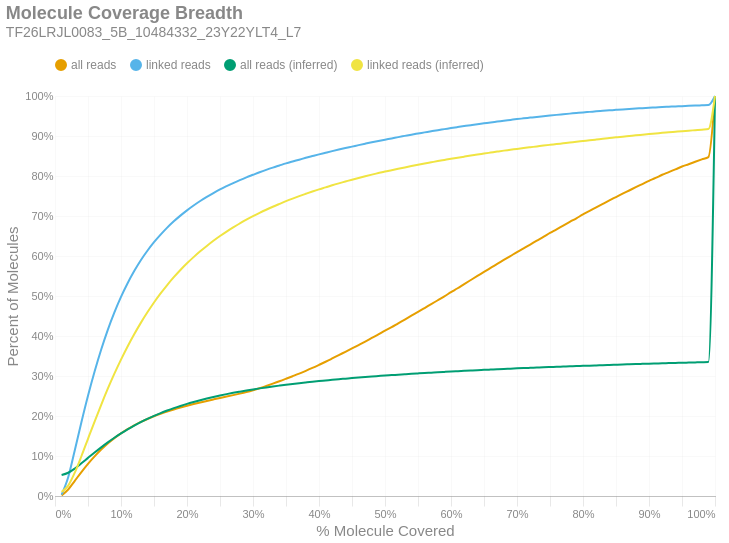

Notebook cell for this chart:
### Markdown cell above
### Molecule Read Coverage
This chart shows molecule coverage breadth as computed by the number of bases aligned to that molecule. In other words, "*how much of each unique long molecule is actually sequenced/aligned?*" Keep in mind there is a distinction between sequences and alignments, since some sequences belonging to a particular molecule may not align well and wouldn't appear in the alignment data. This chart also shows molecule coverage breadth as computed by the *inferred fragment* from which the aligned sequences originate. Unlike read coverage, this calculation takes into account the total insert size, including unsequenced gaps between the forward and reverse reads. Like the previous figures, these are cumulative percents.

### Code cell
if SKIPLR:
    print_html(f"Skipped")
else:
    binned_df = consolidated_hist(valids['coverage_bp'], mask, 0.01, True)
    binned_df_inf = consolidated_hist(valids['coverage_inserts'], mask, 0.01, True)
    binned_df = binned_df.with_columns(pl.lit(binned_df_inf['all reads (cumsum)']).alias('all reads (inferred)'))
    binned_df = binned_df.with_columns(pl.lit(binned_df_inf['linked reads (cumsum)']).alias('linked reads (inferred)'))
    binned_df = binned_df.with_columns(
        (pl.col('bin').cast(pl.Float64) + 0.01).alias('right_edge')
    )

    with SafeRender(binned_df):
        (
            density_plot(binned_df, 'Molecule Coverage Breadth', samplename, 'molcov', ['all reads (inferred)','linked reads (inferred)'])
            .encode(
                #x=alt.X('bin:Q', title="% Molecule Covered").axis(format = '%').scale(padding=0),
                x=alt.X('right_edge:Q', title="% Molecule Covered").axis(format='%').scale(padding=0),
                y=alt.Y('value:Q', title='Percent of Molecules')
                    .axis(format='%')
                    .stack(False)
                    .scale(domainMin=0, padding=0),
                color=alt.Color("key:N").scale(domain = ["all reads", "linked reads", "all reads (inferred)", "linked reads (inferred)"]),
                tooltip = [
                    alt.Tooltip("key:N", title = "Data Type"),
                    alt.Tooltip("range_label:N", title="% Molecule Covered"),
                    alt.Tooltip("value:Q", format = ".2%", title="% Molecules")
                ]
            )
        ).display()

### Figure 1 — Vega-Lite specification as saved in the notebook (floating-point values rounded to 4 significant figures)
{"width": "container", "height": 400, "config": {"title": {"anchor": "start", "dy": -15, "fontSize": 18, "color": "#888888", "subtitleColor": "#888888", "subtitleFontSize": 14}, "arc": {"fill": "#0072B2"}, "axis": {"domainColor": "#888888", "domainWidth": 0.5, "gridWidth": 0.2, "grid": false, "titleFontWeight": 400, "titleFontSize": 15, "labelFontSize": 11, "labelColor": "#888888", "tickColor": "#888888", "tickWidth": 0.2, "titleColor": "#888888"}, "axisBand": {"grid": false}, "axisX": {"grid": true, "tickSize": 10, "domainCap": "round"}, "axisY": {"domain": false, "grid": true, "tickSize": 0, "domainCap": "round"}, "background": "transparent", "header": {"labelFontSize": 15, "labelColor": "#888888", "titleFontSize": 15, "titleFontWeight": 600, "titleColor": "#888888"}, "legend": {"labelFont": "sans-serif", "labelFontSize": 12, "labelColor": "#888888", "symbolSize": 100, "symbolType": "circle", "titleFontSize": 12, "titlePadding": 10, "titleColor": "#888888", "title": null, "orient": "top"}, "range": {"category": ["#E69F00", "#56B4E9", "#009E73", "#F0E442", "#0072B2", "#D55E00", "#CC79A7", "#000000"], "diverging": ["#cfe8f3", "#a2d4ec", "#73bfe2", "#46abdb", "#1696d2", "#12719e"]}, "area": {"fill": "#0072B2", "fillOpacity": 0.7, "line": true, "strokeOpacity": 0.7}, "line": {"color": "#0072B2", "stroke": "#0072B2", "strokeWidth": 2}, "trail": {"color": "#0072B2", "stroke": "#0072B2", "strokeWidth": 0, "size": 1}, "point": {"filled": true, "fillOpacity": 1.0, "size": 95}, "text": {"color": "#888888", "fontSize": 11, "align": "right", "fontWeight": 400, "size": 11}, "bar": {"fill": "#0072B2", "stroke": null}, "view": {"stroke": null, "continuousWidth": 660, "continuousHeight": 400}}, "data": {"name": "data-47ba41f7c70cb7746cecfc96e01bc1dc"}, "mark": {"type": "line", "interpolate": "monotone", "point": {"opacity": 0, "size": 275}}, "encoding": {"color": {"field": "key", "scale": {"domain": ["all reads", "linked reads", "all reads (inferred)", "linked reads (inferred)"]}, "type": "nominal"}, "tooltip": [{"field": "key", "title": "Data Type", "type": "nominal"}, {"field": "range_label", "title": "% Molecule Covered", "type": "nominal"}, {"field": "value", "format": ".2%", "title": "% Molecules", "type": "quantitative"}], "x": {"axis": {"format": "%"}, "field": "right_edge", "scale": {"padding": 0}, "title": "% Molecule Covered", "type": "quantitative"}, "y": {"axis": {"format": "%"}, "field": "value", "scale": {"domainMin": 0, "padding": 0}, "stack": false, "title": "Percent of Molecules", "type": "quantitative"}}, "params": [{"name": "param_c36ac31b6afebe62", "select": {"type": "point", "fields": ["key"]}, "bind": "legend"}], "title": {"text": "Molecule Coverage Breadth", "subtitle": "TF26LRJL0083_5B_10484332_23Y22YLT4_L7"}, "transform": [{"fold": ["all reads (cumsum)", "linked reads (cumsum)", "all reads (inferred)", "linked reads (inferred)"]}, {"calculate": "replace(datum.key, ' (cumsum)', '')", "as": "key"}, {"filter": {"param": "param_c36ac31b6afebe62"}}], "usermeta": {"embedOptions": {"downloadFileName": "TF26LRJL0083_5B_10484332_23Y22YLT4_L7.molcov"}}, "$schema": "https://vega.github.io/schema/vega-lite/v6.4.1.json", "datasets": {"data-47ba41f7c70cb7746cecfc96e01bc1dc": [{"bin": "0.0", "interval": "0.0-0.01", "all reads": 0.001545, "linked reads": 0.003439, "all reads (cumsum)": 0.001545, "linked reads (cumsum)": 0.003439, "range_label": "0.0-0.01", "all reads (inferred)": 0.05251, "linked reads (inferred)": 0.01046, "right_edge": 0.01}, {"bin": "0.01", "interval": "0.01-0.02", "all reads": 0.01476, "linked reads": 0.04364, "all reads (cumsum)": 0.0163, "linked reads (cumsum)": 0.04708, "range_label": "0.01-0.02", "all reads (inferred)": 0.05816, "linked reads (inferred)": 0.02594, "right_edge": 0.02}, {"bin": "0.02", "interval": "0.02-0.03", "all reads": 0.0216, "linked reads": 0.06725, "all reads (cumsum)": 0.0379, "linked reads (cumsum)": 0.1143, "range_label": "0.02-0.03", "all reads (inferred)": 0.06874, "linked reads (inferred)": 0.05845, "right_edge": 0.03}, {"bin": "0.03", "interval": "0.03-0.04", "all reads": 0.02198, "linked reads": 0.07015, "all reads (cumsum)": 0.05987, "linked reads (cumsum)": 0.1845, "range_label": "0.03-0.04", "all reads (inferred)": 0.08171, "linked reads (inferred)": 0.0994, "right_edge": 0.04}, {"bin": "0.04", "interval": "0.04-0.05", "all reads": 0.02055, "linked reads": 0.06611, "all reads (cumsum)": 0.08042, "linked reads (cumsum)": 0.2506, "range_label": "0.04-0.05", "all reads (inferred)": 0.09533, "linked reads (inferred)": 0.143, "right_edge": 0.05}, {"bin": "0.05", "interval": "0.05-0.06", "all reads": 0.01867, "linked reads": 0.06049, "all reads (cumsum)": 0.0991, "linked reads (cumsum)": 0.3111, "range_label": "0.05-0.06", "all reads (inferred)": 0.1087, "linked reads (inferred)": 0.1862, "right_edge": 0.06}, {"bin": "0.06", "interval": "0.06-0.07", "all reads": 0.01701, "linked reads": 0.05511, "all reads (cumsum)": 0.1161, "linked reads (cumsum)": 0.3662, "range_label": "0.06-0.07", "all reads (inferred)": 0.1217, "linked reads (inferred)": 0.2281, "right_edge": 0.07}, {"bin": "0.07", "interval": "0.07-0.08", "all reads": 0.01515, "linked reads": 0.04918, "all reads (cumsum)": 0.1313, "linked reads (cumsum)": 0.4154, "range_label": "0.07-0.08", "all reads (inferred)": 0.134, "linked reads (inferred)": 0.2682, "right_edge": 0.08}, {"bin": "0.08", "interval": "0.08-0.09", "all reads": 0.01342, "linked reads": 0.04359, "all reads (cumsum)": 0.1447, "linked reads (cumsum)": 0.459, "range_label": "0.08-0.09", "all reads (inferred)": 0.1456, "linked reads (inferred)": 0.3058, "right_edge": 0.09}, {"bin": "0.09", "interval": "0.09-0.1", "all reads": 0.01197, "linked reads": 0.03877, "all reads (cumsum)": 0.1566, "linked reads (cumsum)": 0.4977, "range_label": "0.09-0.1", "all reads (inferred)": 0.1564, "linked reads (inferred)": 0.3409, "right_edge": 0.1}, {"bin": "0.1", "interval": "0.1-0.11", "all reads": 0.01056, "linked reads": 0.03411, "all reads (cumsum)": 0.1672, "linked reads (cumsum)": 0.5318, "range_label": "0.1-0.11", "all reads (inferred)": 0.1665, "linked reads (inferred)": 0.3739, "right_edge": 0.11}, {"bin": "0.11", "interval": "0.11-0.12", "all reads": 0.009467, "linked reads": 0.03044, "all reads (cumsum)": 0.1767, "linked reads (cumsum)": 0.5623, "range_label": "0.11-0.12", "all reads (inferred)": 0.1759, "linked reads (inferred)": 0.4044, "right_edge": 0.12}, {"bin": "0.12", "interval": "0.12-0.13", "all reads": 0.008483, "linked reads": 0.02718, "all reads (cumsum)": 0.1851, "linked reads (cumsum)": 0.5895, "range_label": "0.12-0.13", "all reads (inferred)": 0.1846, "linked reads (inferred)": 0.4328, "right_edge": 0.13}, {"bin": "0.13", "interval": "0.13-0.14", "all reads": 0.007429, "linked reads": 0.02362, "all reads (cumsum)": 0.1926, "linked reads (cumsum)": 0.6131, "range_label": "0.13-0.14", "all reads (inferred)": 0.1927, "linked reads (inferred)": 0.4593, "right_edge": 0.14}, {"bin": "0.14", "interval": "0.14-0.15", "all reads": 0.006816, "linked reads": 0.02148, "all reads (cumsum)": 0.1994, "linked reads (cumsum)": 0.6346, "range_label": "0.14-0.15", "all reads (inferred)": 0.2002, "linked reads (inferred)": 0.4838, "right_edge": 0.15}, {"bin": "0.15", "interval": "0.15-0.16", "all reads": 0.006083, "linked reads": 0.01889, "all reads (cumsum)": 0.2055, "linked reads (cumsum)": 0.6535, "range_label": "0.15-0.16", "all reads (inferred)": 0.2072, "linked reads (inferred)": 0.5065, "right_edge": 0.16}, {"bin": "0.16", "interval": "0.16-0.17", "all reads": 0.005651, "linked reads": 0.01748, "all reads (cumsum)": 0.2111, "linked reads (cumsum)": 0.6709, "range_label": "0.16-0.17", "all reads (inferred)": 0.2136, "linked reads (inferred)": 0.5274, "right_edge": 0.17}, {"bin": "0.17", "interval": "0.17-0.18", "all reads": 0.005182, "linked reads": 0.01573, "all reads (cumsum)": 0.2163, "linked reads (cumsum)": 0.6867, "range_label": "0.17-0.18", "all reads (inferred)": 0.2196, "linked reads (inferred)": 0.547, "right_edge": 0.18}, {"bin": "0.18", "interval": "0.18-0.19", "all reads": 0.004755, "linked reads": 0.01425, "all reads (cumsum)": 0.2211, "linked reads (cumsum)": 0.7009, "range_label": "0.18-0.19", "all reads (inferred)": 0.2251, "linked reads (inferred)": 0.5651, "right_edge": 0.19}, {"bin": "0.19", "interval": "0.19-0.2", "all reads": 0.004493, "linked reads": 0.01319, "all reads (cumsum)": 0.2256, "linked reads (cumsum)": 0.7141, "range_label": "0.19-0.2", "all reads (inferred)": 0.2303, "linked reads (inferred)": 0.5819, "right_edge": 0.2}, {"bin": "0.2", "interval": "0.2-0.21", "all reads": 0.004257, "linked reads": 0.01213, "all reads (cumsum)": 0.2298, "linked reads (cumsum)": 0.7262, "range_label": "0.2-0.21", "all reads (inferred)": 0.235, "linked reads (inferred)": 0.5972, "right_edge": 0.21}, {"bin": "0.21", "interval": "0.21-0.22", "all reads": 0.004036, "linked reads": 0.01128, "all reads (cumsum)": 0.2339, "linked reads (cumsum)": 0.7375, "range_label": "0.21-0.22", "all reads (inferred)": 0.2394, "linked reads (inferred)": 0.6117, "right_edge": 0.22}, {"bin": "0.22", "interval": "0.22-0.23", "all reads": 0.003832, "linked reads": 0.01029, "all reads (cumsum)": 0.2377, "linked reads (cumsum)": 0.7478, "range_label": "0.22-0.23", "all reads (inferred)": 0.2436, "linked reads (inferred)": 0.6251, "right_edge": 0.23}, {"bin": "0.23", "interval": "0.23-0.24", "all reads": 0.003761, "linked reads": 0.009616, "all reads (cumsum)": 0.2414, "linked reads (cumsum)": 0.7574, "range_label": "0.23-0.24", "all reads (inferred)": 0.2476, "linked reads (inferred)": 0.6381, "right_edge": 0.24}, {"bin": "0.24", "interval": "0.24-0.25", "all reads": 0.003661, "linked reads": 0.009066, "all reads (cumsum)": 0.2451, "linked reads (cumsum)": 0.7665, "range_label": "0.24-0.25", "all reads (inferred)": 0.2512, "linked reads (inferred)": 0.6499, "right_edge": 0.25}, {"bin": "0.25", "interval": "0.25-0.26", "all reads": 0.003443, "linked reads": 0.008065, "all reads (cumsum)": 0.2485, "linked reads (cumsum)": 0.7745, "range_label": "0.25-0.26", "all reads (inferred)": 0.2547, "linked reads (inferred)": 0.6611, "right_edge": 0.26}, {"bin": "0.26", "interval": "0.26-0.27", "all reads": 0.003623, "linked reads": 0.007836, "all reads (cumsum)": 0.2522, "linked reads (cumsum)": 0.7824, "range_label": "0.26-0.27", "all reads (inferred)": 0.2579, "linked reads (inferred)": 0.6716, "right_edge": 0.27}, {"bin": "0.27", "interval": "0.27-0.28", "all reads": 0.003819, "linked reads": 0.007387, "all reads (cumsum)": 0.256, "linked reads (cumsum)": 0.7898, "range_label": "0.27-0.28", "all reads (inferred)": 0.2609, "linked reads (inferred)": 0.6813, "right_edge": 0.28}, {"bin": "0.28", "interval": "0.28-0.29", "all reads": 0.00405, "linked reads": 0.006884, "all reads (cumsum)": 0.26, "linked reads (cumsum)": 0.7967, "range_label": "0.28-0.29", "all reads (inferred)": 0.2638, "linked reads (inferred)": 0.6907, "right_edge": 0.29}, {"bin": "0.29", "interval": "0.29-0.3", "all reads": 0.004493, "linked reads": 0.006422, "all reads (cumsum)": 0.2645, "linked reads (cumsum)": 0.8031, "range_label": "0.29-0.3", "all reads (inferred)": 0.2665, "linked reads (inferred)": 0.6994, "right_edge": 0.3}, {"bin": "0.3", "interval": "0.3-0.31", "all reads": 0.005007, "linked reads": 0.006357, "all reads (cumsum)": 0.2695, "linked reads (cumsum)": 0.8094, "range_label": "0.3-0.31", "all reads (inferred)": 0.2691, "linked reads (inferred)": 0.7078, "right_edge": 0.31}, {"bin": "0.31", "interval": "0.31-0.32", "all reads": 0.005516, "linked reads": 0.005948, "all reads (cumsum)": 0.2751, "linked reads (cumsum)": 0.8154, "range_label": "0.31-0.32", "all reads (inferred)": 0.2715, "linked reads (inferred)": 0.7157, "right_edge": 0.32}, {"bin": "0.32", "interval": "0.32-0.33", "all reads": 0.005748, "linked reads": 0.005615, "all reads (cumsum)": 0.2808, "linked reads (cumsum)": 0.821, "range_label": "0.32-0.33", "all reads (inferred)": 0.2738, "linked reads (inferred)": 0.7231, "right_edge": 0.33}, {"bin": "0.33", "interval": "0.33-0.34", "all reads": 0.005947, "linked reads": 0.005286, "all reads (cumsum)": 0.2868, "linked reads (cumsum)": 0.8263, "range_label": "0.33-0.34", "all reads (inferred)": 0.276, "linked reads (inferred)": 0.7302, "right_edge": 0.34}, {"bin": "0.34", "interval": "0.34-0.35", "all reads": 0.006287, "linked reads": 0.005236, "all reads (cumsum)": 0.293, "linked reads (cumsum)": 0.8315, "range_label": "0.34-0.35", "all reads (inferred)": 0.2781, "linked reads (inferred)": 0.737, "right_edge": 0.35}, {"bin": "0.35", "interval": "0.35-0.36", "all reads": 0.006441, "linked reads": 0.004708, "all reads (cumsum)": 0.2995, "linked reads (cumsum)": 0.8362, "range_label": "0.35-0.36", "all reads (inferred)": 0.2801, "linked reads (inferred)": 0.7435, "right_edge": 0.36}, {"bin": "0.36", "interval": "0.36-0.37", "all reads": 0.006538, "linked reads": 0.004528, "all reads (cumsum)": 0.306, "linked reads (cumsum)": 0.8408, "range_label": "0.36-0.37", "all reads (inferred)": 0.282, "linked reads (inferred)": 0.7496, "right_edge": 0.37}, {"bin": "0.37", "interval": "0.37-0.38", "all reads": 0.006901, "linked reads": 0.004671, "all reads (cumsum)": 0.3129, "linked reads (cumsum)": 0.8454, "range_label": "0.37-0.38", "all reads (inferred)": 0.2838, "linked reads (inferred)": 0.7555, "right_edge": 0.38}, {"bin": "0.38", "interval": "0.38-0.39", "all reads": 0.007208, "linked reads": 0.00435, "all reads (cumsum)": 0.3201, "linked reads (cumsum)": 0.8498, "range_label": "0.38-0.39", "all reads (inferred)": 0.2856, "linked reads (inferred)": 0.7612, "right_edge": 0.39}, {"bin": "0.39", "interval": "0.39-0.4", "all reads": 0.007636, "linked reads": 0.004286, "all reads (cumsum)": 0.3278, "linked reads (cumsum)": 0.8541, "range_label": "0.39-0.4", "all reads (inferred)": 0.2873, "linked reads (inferred)": 0.7667, "right_edge": 0.4}, {"bin": "0.4", "interval": "0.4-0.41", "all reads": 0.007829, "linked reads": 0.004048, "all reads (cumsum)": 0.3356, "linked reads (cumsum)": 0.8581, "range_label": "0.4-0.41", "all reads (inferred)": 0.2889, "linked reads (inferred)": 0.7716, "right_edge": 0.41}, {"bin": "0.41", "interval": "0.41-0.42", "all reads": 0.008245, "linked reads": 0.004014, "all reads (cumsum)": 0.3438, "linked reads (cumsum)": 0.8621, "range_label": "0.41-0.42", "all reads (inferred)": 0.2905, "linked reads (inferred)": 0.7768, "right_edge": 0.42}, {"bin": "0.42", "interval": "0.42-0.43", "all reads": 0.008384, "linked reads": 0.00391, "all reads (cumsum)": 0.3522, "linked reads (cumsum)": 0.866, "range_label": "0.42-0.43", "all reads (inferred)": 0.292, "linked reads (inferred)": 0.7816, "right_edge": 0.43}, {"bin": "0.43", "interval": "0.43-0.44", "all reads": 0.008282, "linked reads": 0.003805, "all reads (cumsum)": 0.3605, "linked reads (cumsum)": 0.8698, "range_label": "0.43-0.44", "all reads (inferred)": 0.2934, "linked reads (inferred)": 0.7862, "right_edge": 0.44}, {"bin": "0.44", "interval": "0.44-0.45", "all reads": 0.008404, "linked reads": 0.003629, "all reads (cumsum)": 0.3689, "linked reads (cumsum)": 0.8735, "range_label": "0.44-0.45", "all reads (inferred)": 0.2948, "linked reads (inferred)": 0.7908, "right_edge": 0.45}, {"bin": "0.45", "interval": "0.45-0.46", "all reads": 0.008557, "linked reads": 0.003706, "all reads (cumsum)": 0.3775, "linked reads (cumsum)": 0.8772, "range_label": "0.45-0.46", "all reads (inferred)": 0.2962, "linked reads (inferred)": 0.7952, "right_edge": 0.46}, {"bin": "0.46", "interval": "0.46-0.47", "all reads": 0.008656, "linked reads": 0.003587, "all reads (cumsum)": 0.3861, "linked reads (cumsum)": 0.8808, "range_label": "0.46-0.47", "all reads (inferred)": 0.2975, "linked reads (inferred)": 0.7995, "right_edge": 0.47}, {"bin": "0.47", "interval": "0.47-0.48", "all reads": 0.008986, "linked reads": 0.003518, "all reads (cumsum)": 0.3951, "linked reads (cumsum)": 0.8843, "range_label": "0.47-0.48", "all reads (inferred)": 0.2988, "linked reads (inferred)": 0.8035, "right_edge": 0.48}, {"bin": "0.48", "interval": "0.48-0.49", "all reads": 0.008811, "linked reads": 0.003362, "all reads (cumsum)": 0.4039, "linked reads (cumsum)": 0.8876, "range_label": "0.48-0.49", "all reads (inferred)": 0.3, "linked reads (inferred)": 0.8073, "right_edge": 0.49}, {"bin": "0.49", "interval": "0.49-0.5", "all reads": 0.009748, "linked reads": 0.003237, "all reads (cumsum)": 0.4137, "linked reads (cumsum)": 0.8909, "range_label": "0.49-0.5", "all reads (inferred)": 0.3012, "linked reads (inferred)": 0.8111, "right_edge": 0.5}, {"bin": "0.5", "interval": "0.5-0.51", "all reads": 0.008466, "linked reads": 0.003086, "all reads (cumsum)": 0.4221, "linked reads (cumsum)": 0.894, "range_label": "0.5-0.51", "all reads (inferred)": 0.3022, "linked reads (inferred)": 0.8146, "right_edge": 0.51}, {"bin": "0.51", "interval": "0.51-0.52", "all reads": 0.009668, "linked reads": 0.003262, "all reads (cumsum)": 0.4318, "linked reads (cumsum)": 0.8972, "range_label": "0.51-0.52", "all reads (inferred)": 0.3033, "linked reads (inferred)": 0.818, "right_edge": 0.52}, {"bin": "0.52", "interval": "0.52-0.53", "all reads": 0.009381, "linked reads": 0.00307, "all reads (cumsum)": 0.4412, "linked reads (cumsum)": 0.9003, "range_label": "0.52-0.53", "all reads (inferred)": 0.3044, "linked reads (inferred)": 0.8215, "right_edge": 0.53}, {"bin": "0.53", "interval": "0.53-0.54", "all reads": 0.009629, "linked reads": 0.003086, "all reads (cumsum)": 0.4508, "linked reads (cumsum)": 0.9034, "range_label": "0.53-0.54", "all reads (inferred)": 0.3055, "linked reads (inferred)": 0.8248, "right_edge": 0.54}, {"bin": "0.54", "interval": "0.54-0.55", "all reads": 0.009393, "linked reads": 0.002847, "all reads (cumsum)": 0.4602, "linked reads (cumsum)": 0.9062, "range_label": "0.54-0.55", "all reads (inferred)": 0.3065, "linked reads (inferred)": 0.828, "right_edge": 0.55}, {"bin": "0.55", "interval": "0.55-0.56", "all reads": 0.009711, "linked reads": 0.002817, "all reads (cumsum)": 0.4699, "linked reads (cumsum)": 0.909, "range_label": "0.55-0.56", "all reads (inferred)": 0.3075, "linked reads (inferred)": 0.8312, "right_edge": 0.56}, {"bin": "0.56", "interval": "0.56-0.57", "all reads": 0.009815, "linked reads": 0.002839, "all reads (cumsum)": 0.4797, "linked reads (cumsum)": 0.9119, "range_label": "0.56-0.57", "all reads (inferred)": 0.3084, "linked reads (inferred)": 0.8342, "right_edge": 0.57}, {"bin": "0.57", "interval": "0.57-0.58", "all reads": 0.009667, "linked reads": 0.002765, "all reads (cumsum)": 0.4894, "linked reads (cumsum)": 0.9146, "range_label": "0.57-0.58", "all reads (inferred)": 0.3094, "linked reads (inferred)": 0.8373, "right_edge": 0.58}, {"bin": "0.58", "interval": "0.58-0.59", "all reads": 0.009852, "linked reads": 0.002557, "all reads (cumsum)": 0.4992, "linked reads (cumsum)": 0.9172, "range_label": "0.58-0.59", "all reads (inferred)": 0.3103, "linked reads (inferred)": 0.8401, "right_edge": 0.59}, {"bin": "0.59", "interval": "0.59-0.6", "all reads": 0.01028, "linked reads": 0.002628, "all reads (cumsum)": 0.5095, "linked reads (cumsum)": 0.9198, "range_label": "0.59-0.6", "all reads (inferred)": 0.3112, "linked reads (inferred)": 0.843, "right_edge": 0.6}, {"bin": "0.6", "interval": "0.6-0.61", "all reads": 0.009849, "linked reads": 0.002478, "all reads (cumsum)": 0.5194, "linked reads (cumsum)": 0.9223, "range_label": "0.6-0.61", "all reads (inferred)": 0.312, "linked reads (inferred)": 0.8457, "right_edge": 0.61}, {"bin": "0.61", "interval": "0.61-0.62", "all reads": 0.01038, "linked reads": 0.002415, "all reads (cumsum)": 0.5298, "linked reads (cumsum)": 0.9247, "range_label": "0.61-0.62", "all reads (inferred)": 0.3129, "linked reads (inferred)": 0.8484, "right_edge": 0.62}, {"bin": "0.62", "interval": "0.62-0.63", "all reads": 0.0102, "linked reads": 0.002404, "all reads (cumsum)": 0.54, "linked reads (cumsum)": 0.9271, "range_label": "0.62-0.63", "all reads (inferred)": 0.3137, "linked reads (inferred)": 0.851, "right_edge": 0.63}, {"bin": "0.63", "interval": "0.63-0.64", "all reads": 0.01017, "linked reads": 0.002353, "all reads (cumsum)": 0.5501, "linked reads (cumsum)": 0.9295, "range_label": "0.63-0.64", "all reads (inferred)": 0.3146, "linked reads (inferred)": 0.8537, "right_edge": 0.64}, {"bin": "0.64", "interval": "0.64-0.65", "all reads": 0.009978, "linked reads": 0.002178, "all reads (cumsum)": 0.5601, "linked reads (cumsum)": 0.9317, "range_label": "0.64-0.65", "all reads (inferred)": 0.3153, "linked reads (inferred)": 0.8561, "right_edge": 0.65}, {"bin": "0.65", "interval": "0.65-0.66", "all reads": 0.01026, "linked reads": 0.002308, "all reads (cumsum)": 0.5704, "linked reads (cumsum)": 0.934, "range_label": "0.65-0.66", "all reads (inferred)": 0.3161, "linked reads (inferred)": 0.8585, "right_edge": 0.66}, {"bin": "0.66", "interval": "0.66-0.67", "all reads": 0.009786, "linked reads": 0.002072, "all reads (cumsum)": 0.5802, "linked reads (cumsum)": 0.936, "range_label": "0.66-0.67", "all reads (inferred)": 0.3169, "linked reads (inferred)": 0.861, "right_edge": 0.67}, {"bin": "0.67", "interval": "0.67-0.68", "all reads": 0.009928, "linked reads": 0.00213, "all reads (cumsum)": 0.5901, "linked reads (cumsum)": 0.9382, "range_label": "0.67-0.68", "all reads (inferred)": 0.3177, "linked reads (inferred)": 0.8634, "right_edge": 0.68}, {"bin": "0.68", "interval": "0.68-0.69", "all reads": 0.009809, "linked reads": 0.002042, "all reads (cumsum)": 0.5999, "linked reads (cumsum)": 0.9402, "range_label": "0.68-0.69", "all reads (inferred)": 0.3184, "linked reads (inferred)": 0.8655, "right_edge": 0.69}, {"bin": "0.69", "interval": "0.69-0.7", "all reads": 0.009893, "linked reads": 0.002074, "all reads (cumsum)": 0.6098, "linked reads (cumsum)": 0.9423, "range_label": "0.69-0.7", "all reads (inferred)": 0.3191, "linked reads (inferred)": 0.8678, "right_edge": 0.7}, {"bin": "0.7", "interval": "0.7-0.71", "all reads": 0.009459, "linked reads": 0.001821, "all reads (cumsum)": 0.6192, "linked reads (cumsum)": 0.9441, "range_label": "0.7-0.71", "all reads (inferred)": 0.3198, "linked reads (inferred)": 0.8699, "right_edge": 0.71}, {"bin": "0.71", "interval": "0.71-0.72", "all reads": 0.009464, "linked reads": 0.001849, "all reads (cumsum)": 0.6287, "linked reads (cumsum)": 0.946, "range_label": "0.71-0.72", "all reads (inferred)": 0.3204, "linked reads (inferred)": 0.8719, "right_edge": 0.72}, {"bin": "0.72", "interval": "0.72-0.73", "all reads": 0.009579, "linked reads": 0.001838, "all reads (cumsum)": 0.6383, "linked reads (cumsum)": 0.9478, "range_label": "0.72-0.73", "all reads (inferred)": 0.321, "linked reads (inferred)": 0.8739, "right_edge": 0.73}, {"bin": "0.73", "interval": "0.73-0.74", "all reads": 0.009419, "linked reads": 0.00175, "all reads (cumsum)": 0.6477, "linked reads (cumsum)": 0.9495, "range_label": "0.73-0.74", "all reads (inferred)": 0.3217, "linked reads (inferred)": 0.876, "right_edge": 0.74}, {"bin": "0.74", "interval": "0.74-0.75", "all reads": 0.009853, "linked reads": 0.00166, "all reads (cumsum)": 0.6576, "linked reads (cumsum)": 0.9512, "range_label": "0.74-0.75", "all reads (inferred)": 0.3223, "linked reads (inferred)": 0.8779, "right_edge": 0.75}, {"bin": "0.75", "interval": "0.75-0.76", "all reads": 0.00914, "linked reads": 0.001616, "all reads (cumsum)": 0.6667, "linked reads (cumsum)": 0.9528, "range_label": "0.75-0.76", "all reads (inferred)": 0.3229, "linked reads (inferred)": 0.8798, "right_edge": 0.76}, {"bin": "0.76", "interval": "0.76-0.77", "all reads": 0.009389, "linked reads": 0.001553, "all reads (cumsum)": 0.6761, "linked reads (cumsum)": 0.9544, "range_label": "0.76-0.77", "all reads (inferred)": 0.3235, "linked reads (inferred)": 0.8817, "right_edge": 0.77}, {"bin": "0.77", "interval": "0.77-0.78", "all reads": 0.009175, "linked reads": 0.001554, "all reads (cumsum)": 0.6853, "linked reads (cumsum)": 0.9559, "range_label": "0.77-0.78", "all reads (inferred)": 0.3241, "linked reads (inferred)": 0.8836, "right_edge": 0.78}, {"bin": "0.78", "interval": "0.78-0.79", "all reads": 0.009056, "linked reads": 0.001557, "all reads (cumsum)": 0.6943, "linked reads (cumsum)": 0.9575, "range_label": "0.78-0.79", "all reads (inferred)": 0.3248, "linked reads (inferred)": 0.8856, "right_edge": 0.79}, {"bin": "0.79", "interval": "0.79-0.8", "all reads": 0.009622, "linked reads": 0.00155, "all reads (cumsum)": 0.7039, "linked reads (cumsum)": 0.959, "range_label": "0.79-0.8", "all reads (inferred)": 0.3253, "linked reads (inferred)": 0.8875, "right_edge": 0.8}, {"bin": "0.8", "interval": "0.8-0.81", "all reads": 0.008739, "linked reads": 0.001275, "all reads (cumsum)": 0.7127, "linked reads (cumsum)": 0.9603, "range_label": "0.8-0.81", "all reads (inferred)": 0.3259, "linked reads (inferred)": 0.8893, "right_edge": 0.81}, {"bin": "0.81", "interval": "0.81-0.82", "all reads": 0.008843, "linked reads": 0.001331, "all reads (cumsum)": 0.7215, "linked reads (cumsum)": 0.9616, "range_label": "0.81-0.82", "all reads (inferred)": 0.3265, "linked reads (inferred)": 0.8912, "right_edge": 0.82}, {"bin": "0.82", "interval": "0.82-0.83", "all reads": 0.00879, "linked reads": 0.001217, "all reads (cumsum)": 0.7303, "linked reads (cumsum)": 0.9629, "range_label": "0.82-0.83", "all reads (inferred)": 0.3271, "linked reads (inferred)": 0.8929, "right_edge": 0.83}, {"bin": "0.83", "interval": "0.83-0.84", "all reads": 0.008684, "linked reads": 0.001234, "all reads (cumsum)": 0.739, "linked reads (cumsum)": 0.9641, "range_label": "0.83-0.84", "all reads (inferred)": 0.3276, "linked reads (inferred)": 0.8948, "right_edge": 0.84}, {"bin": "0.84", "interval": "0.84-0.85", "all reads": 0.008363, "linked reads": 0.001249, "all reads (cumsum)": 0.7474, "linked reads (cumsum)": 0.9653, "range_label": "0.84-0.85", "all reads (inferred)": 0.3282, "linked reads (inferred)": 0.8966, "right_edge": 0.85}, {"bin": "0.85", "interval": "0.85-0.86", "all reads": 0.008382, "linked reads": 0.001211, "all reads (cumsum)": 0.7557, "linked reads (cumsum)": 0.9666, "range_label": "0.85-0.86", "all reads (inferred)": 0.3288, "linked reads (inferred)": 0.8984, "right_edge": 0.86}, {"bin": "0.86", "interval": "0.86-0.87", "all reads": 0.008053, "linked reads": 0.001068, "all reads (cumsum)": 0.7638, "linked reads (cumsum)": 0.9676, "range_label": "0.86-0.87", "all reads (inferred)": 0.3293, "linked reads (inferred)": 0.9, "right_edge": 0.87}, {"bin": "0.87", "interval": "0.87-0.88", "all reads": 0.00821, "linked reads": 0.0009666, "all reads (cumsum)": 0.772, "linked reads (cumsum)": 0.9686, "range_label": "0.87-0.88", "all reads (inferred)": 0.3298, "linked reads (inferred)": 0.9017, "right_edge": 0.88}, {"bin": "0.88", "interval": "0.88-0.89", "all reads": 0.0079, "linked reads": 0.001051, "all reads (cumsum)": 0.7799, "linked reads (cumsum)": 0.9696, "range_label": "0.88-0.89", "all reads (inferred)": 0.3303, "linked reads (inferred)": 0.9033, "right_edge": 0.89}, {"bin": "0.89", "interval": "0.89-0.9", "all reads": 0.007938, "linked reads": 0.0009424, "all reads (cumsum)": 0.7878, "linked reads (cumsum)": 0.9706, "range_label": "0.89-0.9", "all reads (inferred)": 0.3308, "linked reads (inferred)": 0.9049, "right_edge": 0.9}, {"bin": "0.9", "interval": "0.9-0.91", "all reads": 0.007263, "linked reads": 0.0008609, "all reads (cumsum)": 0.7951, "linked reads (cumsum)": 0.9714, "range_label": "0.9-0.91", "all reads (inferred)": 0.3313, "linked reads (inferred)": 0.9063, "right_edge": 0.91}, {"bin": "0.91", "interval": "0.91-0.92", "all reads": 0.008016, "linked reads": 0.0009243, "all reads (cumsum)": 0.8031, "linked reads (cumsum)": 0.9724, "range_label": "0.91-0.92", "all reads (inferred)": 0.3318, "linked reads (inferred)": 0.9079, "right_edge": 0.92}, {"bin": "0.92", "interval": "0.92-0.93", "all reads": 0.006516, "linked reads": 0.0007627, "all reads (cumsum)": 0.8096, "linked reads (cumsum)": 0.9731, "range_label": "0.92-0.93", "all reads (inferred)": 0.3322, "linked reads (inferred)": 0.9092, "right_edge": 0.93}, {"bin": "0.93", "interval": "0.93-0.94", "all reads": 0.006817, "linked reads": 0.0007521, "all reads (cumsum)": 0.8164, "linked reads (cumsum)": 0.9739, "range_label": "0.93-0.94", "all reads (inferred)": 0.3326, "linked reads (inferred)": 0.9106, "right_edge": 0.94}, {"bin": "0.94", "interval": "0.94-0.95", "all reads": 0.007169, "linked reads": 0.0007823, "all reads (cumsum)": 0.8236, "linked reads (cumsum)": 0.9747, "range_label": "0.94-0.95", "all reads (inferred)": 0.3331, "linked reads (inferred)": 0.912, "right_edge": 0.95}, {"bin": "0.95", "interval": "0.95-0.96", "all reads": 0.005844, "linked reads": 0.0006887, "all reads (cumsum)": 0.8295, "linked reads (cumsum)": 0.9754, "range_label": "0.95-0.96", "all reads (inferred)": 0.3335, "linked reads (inferred)": 0.9132, "right_edge": 0.96}, {"bin": "0.96", "interval": "0.96-0.97", "all reads": 0.006154, "linked reads": 0.0006615, "all reads (cumsum)": 0.8356, "linked reads (cumsum)": 0.976, "range_label": "0.96-0.97", "all reads (inferred)": 0.334, "linked reads (inferred)": 0.9146, "right_edge": 0.97}, {"bin": "0.97", "interval": "0.97-0.98", "all reads": 0.005887, "linked reads": 0.0006283, "all reads (cumsum)": 0.8415, "linked reads (cumsum)": 0.9766, "range_label": "0.97-0.98", "all reads (inferred)": 0.3344, "linked reads (inferred)": 0.9159, "right_edge": 0.98}, {"bin": "0.98", "interval": "0.98-0.99", "all reads": 0.005651, "linked reads": 0.0006207, "all reads (cumsum)": 0.8472, "linked reads (cumsum)": 0.9773, "range_label": "0.98-0.99", "all reads (inferred)": 0.3349, "linked reads (inferred)": 0.9174, "right_edge": 0.99}, {"bin": "0.99", "interval": "0.99-1.0", "all reads": 0.1528, "linked reads": 0.02274, "all reads (cumsum)": 1.0, "linked reads (cumsum)": 1.0, "range_label": "0.99-1.0", "all reads (inferred)": 1.0, "linked reads (inferred)": 1.0, "right_edge": 1.0}]}}
